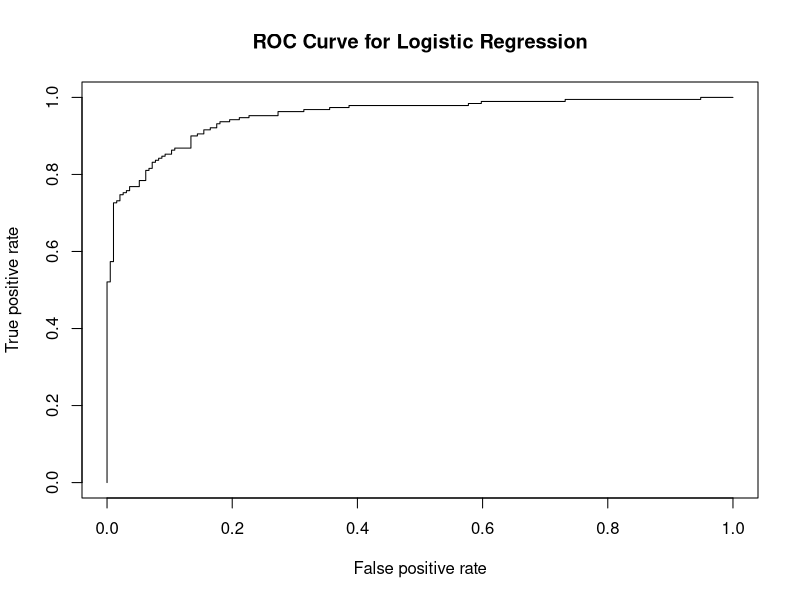
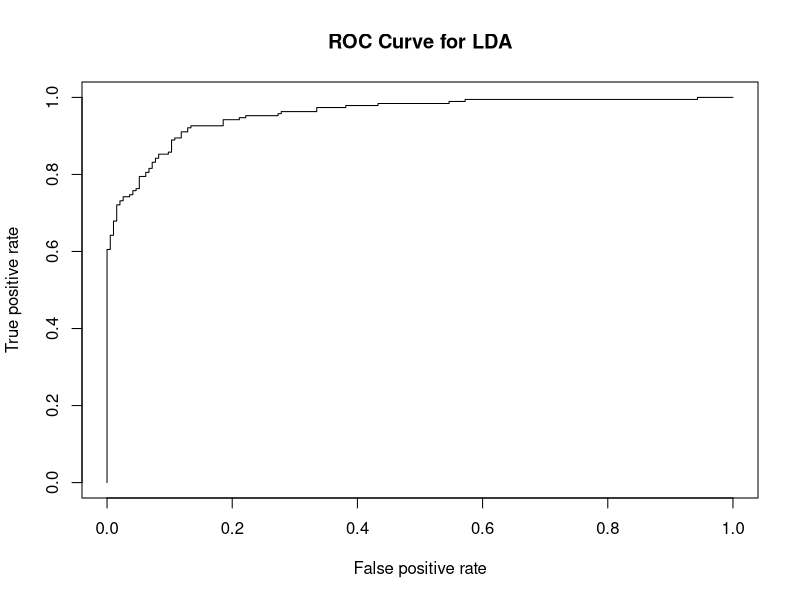

The R source for these figures, in order:
## ---- chunk 1
knitr::opts_chunk$set(echo = TRUE)
list.of.packages  =  c("ipred","ROCR","tidyverse", "GGally", "rlang", "ggtext", "viridis", "glue", "countrycode", "MASS", "klaR", "ICS")

# check and install packages
new.packages  =  list.of.packages[!(list.of.packages %in% installed.packages()[,"Package"])]
if(length(new.packages)) install.packages(new.packages)

# load packages
lapply(list.of.packages, require, character.only = TRUE)
## ---- chunk 2
data = read.csv("Data/cost-of-living_v2.csv")
cost_of_living = data %>% rename(CheapMeal = x1,
                                 meal1 = x2,
                                 meal2 = x2,
                                 mcmeal = x3,
                                 beer.rest.domestic = x4,
                                 beer.rest.imported = x5, 
                                 coffee = x6,
                                 soda = x7,
                                 water.rest = x8,
                                 milk = x9,
                                 bread = x10,
                                 rice = x11,
                                 eggs = x12,
                                 cheese = x13,
                                 chicken = x14,
                                 beef = x15,
                                 apples = x16,
                                 bananas = x17,
                                 oranges = x18,
                                 tomatoes = x19,
                                 potatoes = x20,
                                 onions = x21,
                                 lettuce = x22,
                                 water.market = x23,
                                 wine = x24,
                                 beer.market.domestic = x25,
                                 beer.market.imported = x26,
                                 cigarettes = x27,
                                 ticket = x28,
                                 pass = x29,
                                 taxi.start = x30,
                                 taxi.km = x31,
                                 taxi.hr = x32,
                                 gas = x33,
                                 volkswagen = x34,
                                 toyota = x35,
                                 basic = x36,
                                 mobile = x37,
                                 internet = x38,
                                 gym = x39,
                                 tennis = x40,
                                 cinema = x41,
                                 preschool = x42,
                                 school = x43,
                                 jeans = x44,
                                 dresses = x45,
                                 nikes = x46,
                                 shoes = x47,
                                 rent1.center = x48,
                                 rent1.outer = x49,
                                 rent3.center = x50,
                                 rent3.outer = x51,
                                 sqm.center = x52,
                                 sqm.outer = x53,
                                 salary = x54,
                                 mortgage = x55,
                                 quality = data_quality)
middle = median(cost_of_living$rent1.center, na.rm=T)
cost_of_living = cost_of_living %>% mutate(expensive = ifelse(rent1.center>=middle, "1", "0"))
cost_of_living$expensive <- as.factor(cost_of_living$expensive)
cleaned_data <- na.omit(cost_of_living)
cleaned_data$expensive
## ---- chunk 3
cost_of_living_final <- cleaned_data %>%
  rename(
    Expensive=expensive,
    CheapMeal=CheapMeal,
    BreadLoaf=bread,
    Eggs=eggs,
    Wine=wine,
    Gasoline=gas,
    Utilities=basic,
    Cinema=cinema,
    MonthlySalary=salary
  ) %>%
  dplyr::select(
    Expensive,
    CheapMeal,
    BreadLoaf,
    Eggs,
    Wine,
    Gasoline,
    Utilities,
    Cinema,
    MonthlySalary
  )
## ---- chunk 4
set.seed(4630)
sample.data<-sample.int(nrow(cost_of_living_final), floor(.7*nrow(cost_of_living_final)), replace = F) 
train<-cost_of_living_final[sample.data, ] 
test<-cost_of_living_final[-sample.data, ]
## ---- chunk 5
lr_train<-glm(Expensive~., family=binomial, data=train)
lr_preds<-predict(lr_train,newdata=test, type="response")
lr_rates<-ROCR::prediction(lr_preds, test$Expensive)
lr_roc_result<-ROCR::performance(lr_rates,measure="tpr", x.measure="fpr")
plot(lr_roc_result, main="ROC Curve for Logistic Regression")
## ---- chunk 6
lda_train<-MASS::lda(Expensive~., data=train)
lda_preds<-predict(lda_train,test)
lda_rates<-ROCR::prediction(lda_preds$posterior[,2], test$Expensive)
lda_roc_result<-ROCR::performance(lda_rates,measure="tpr", x.measure="fpr")
plot(lda_roc_result, main="ROC Curve for LDA")
## ---- chunk 7
lr_auc<-ROCR::performance(lr_rates, measure = "auc")
lr_AUC<-lr_auc@y.values
cat("The AUC of logistic regression is", lr_AUC[[1]], "\n")
lda_auc<-ROCR::performance(lda_rates, measure = "auc")
lda_AUC<-lda_auc@y.values
cat("The AUC of LDA is", lda_AUC[[1]], "\n")
## ---- chunk 8
set.seed(4630)
LR5CV<-boot::cv.glm(train,lr_train, K=5) 
cat("The test error of 5-fold CV of Logistic Regression is", LR5CV$delta[1], "\n")
LR10CV<-boot::cv.glm(train,lr_train, K=10) 
cat("The test error of 10-fold CV of Logistic Regression is", LR10CV$delta[1], "\n")

cv<- function(object, newdata){
return(predict(object, newdata = newdata)$class)
}
set.seed(4630)
LDA5CV<-ipred::errorest(Expensive ~ ., data=train, model=lda,
estimator="cv",
est.para=control.errorest(k=5),
predict=cv)$err
cat("The test error of 5-fold CV of LDA is", LDA5CV, "\n")
LDA10CV<-ipred::errorest(Expensive ~ ., data=train, model=lda,
estimator="cv",
est.para=control.errorest(k=10),
predict=cv)$err
cat("The test error of 10-fold CV of LDA is", LDA10CV, "\n")

## ---- chunk 9
label<-as.numeric(lr_preds>0.8)
lr_acc_test<-mean(test$Expensive == label)
cat("The test error of logistic regression is", 1-lr_acc_test, "\n")
lda_acc_test<-mean(test$Expensive == lda_preds$class)
cat("The test error of LDA is", 1-lda_acc_test, "\n")
